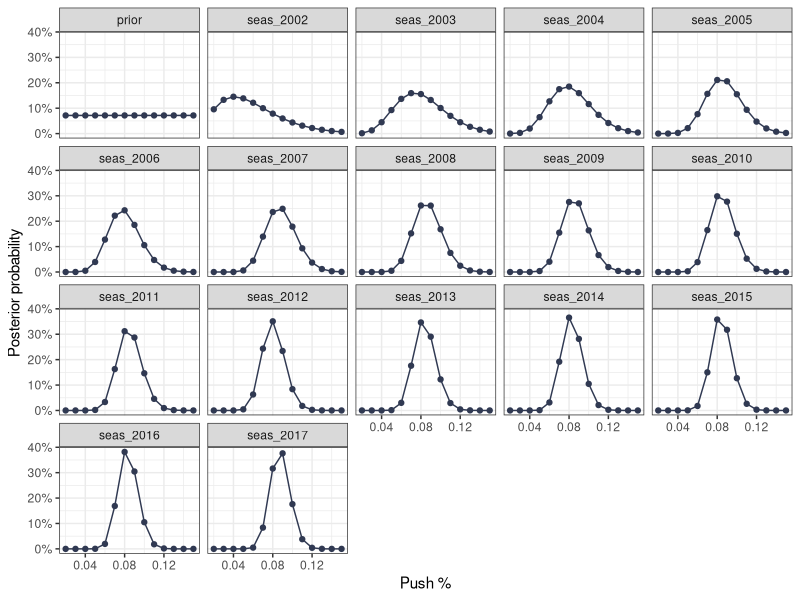
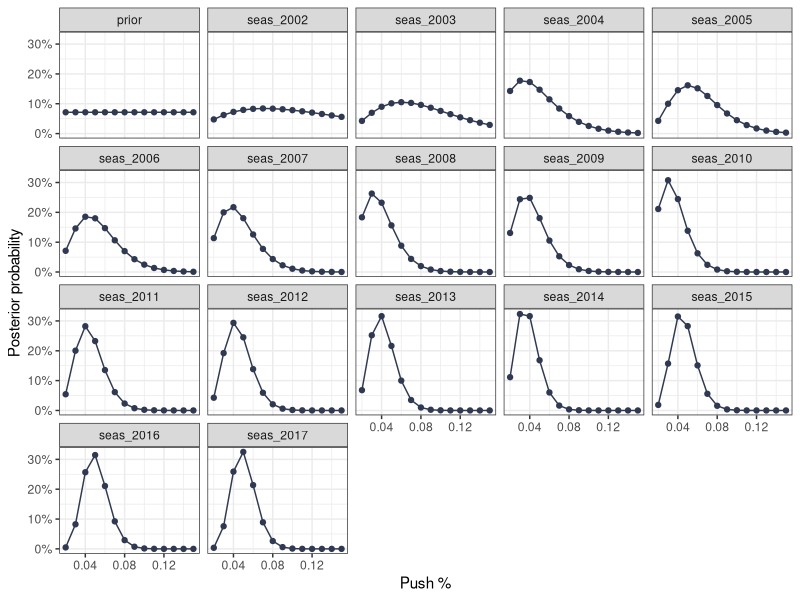
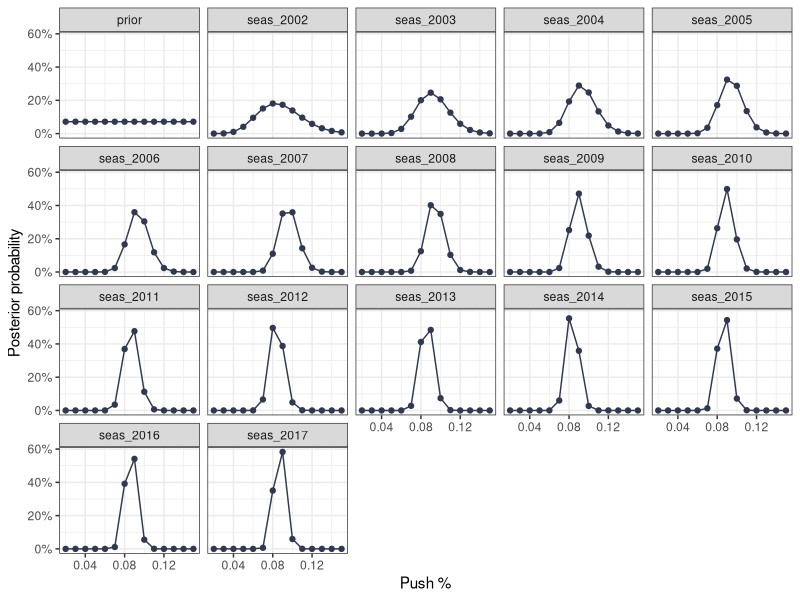
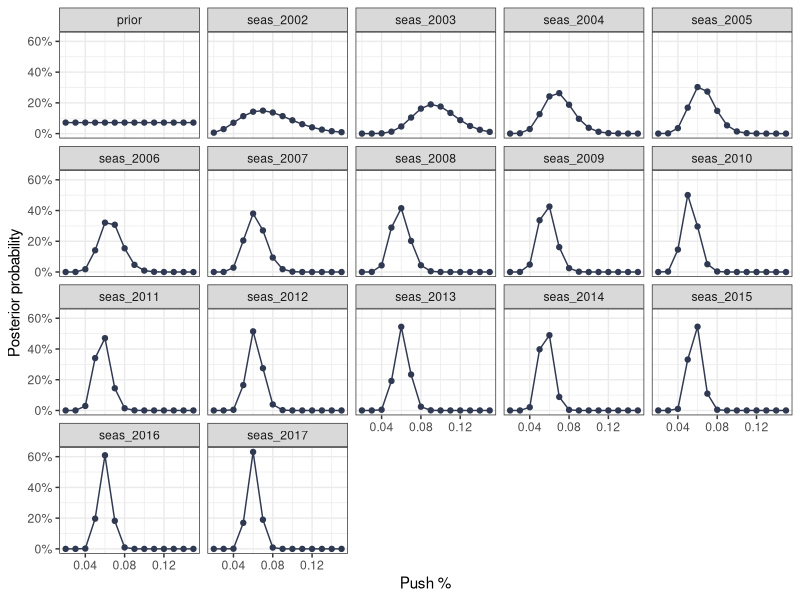

These figures' R source, in order:
library(tidyverse)
# foundations of this analysis comes 
# http://www.stat.cmu.edu/~ryurko/post/bayesian-baby-steps-intro/

nfl <- read_csv('data/nfl-book.csv')

get_push_results <- function(df, .ps, .wnd) {
  df %>%
    mutate(push_ps_home = (between(sprv, .ps - .wnd, .ps + .wnd) &
                             ((ptsh - ptsv) == .ps)),
           push_ps_away = (between(sprv, -.ps - .wnd, -.ps + .wnd) &
                             ((ptsv - ptsh) == .ps))) %>%
    group_by(seas) %>%
    summarise(
      games = n(),
      ps_h = sum(between(sprv, .ps - .wnd, .ps + .wnd)),
      ps_v = sum(between(sprv, -.ps - .wnd, -.ps + .wnd)),
      push_h = sum(push_ps_home),
      push_v = sum(push_ps_away)
    ) %>%
    ungroup() %>%
    mutate(ps_games = ps_h + ps_v,
           push_tot = push_h + push_v) %>%
    
    mutate(
      tot_ps_games = cumsum(ps_games),
      tot_push = cumsum(push_tot),
      tot_push_pct = tot_push / tot_ps_games
    ) %>%
    select(seas,
           games,
           ps_games,
           push_tot,
           tot_ps_games,
           tot_push,
           tot_push_pct)
  
}

# Point spreads to analyze
point_spreads <- seq(1, 14)

# Create push result dataframe and combine them (add new column for spread)
push_results <- map(point_spreads,
                    ~ get_push_results(nfl, .x, 0) %>%
                      add_column(ps = .x, .before = 1, )) %>%
  bind_rows()

# Get seasons for column names
seasons <- paste0('seas_', unique(nfl$seas))

# create grid search space
p_grid <- seq(0.02, .15, .01)
n <- length(p_grid)

# Calculate value of push in grid space
calc_push_val <- function(df, p_grid) {
  map_dfc(c(1:nrow(df)),
          function(x) {
            prior <- rep(1, length(p_grid))
            likelihood <- dbinom(
              x = df$tot_push[x],
              size = df$tot_ps_games[x],
              prob = p_grid
            )
            bayes_numerator <- likelihood * prior
            posterior <-
              bayes_numerator / sum(bayes_numerator)
            result <- data_frame(posterior)
            return(result)
          })
  
}

# Plot cum probability
plot_push_probs <- function(df, p_grid){
  n <- length(p_grid)
  data.frame(p_grid = p_grid,
             prior = rep(1/n, n)) %>% 
    bind_cols(df) %>% 
    gather(key , val, -p_grid) %>% 
    ggplot(aes(p_grid, val)) +
    geom_point(col = '#303952') +
    geom_line(col = '#303952') + 
    scale_y_continuous(labels = scales::percent_format()) +
    facet_wrap(~key) +
    labs(x = 'Push %', 
         y = 'Posterior probability'
    ) +
    theme_bw()
}

# filter push results for point spread of 3
three <- filter(push_results, ps == 3)
seven <- filter(push_results, ps == 7)

get_push_estimates <- function(df, p_grid) {
  pushes <- calc_push_val(df, p_grid) %>%
    set_names(seasons)
  
  plot_push_probs(pushes, p_grid)
  
}

get_push_estimates(three, p_grid)
get_push_estimates(seven, p_grid)

p_grid[which.max(calc_push_val(three, p_grid)[n] %>% pull())]
p_grid[which.max(calc_push_val(seven, p_grid)[n] %>% pull())]


# Using Window of two points
push_results <- map(point_spreads,
                    ~ get_push_results(nfl, .x, 2) %>%
                      add_column(ps = .x, .before = 1, )) %>%
  bind_rows()


three <- filter(push_results, ps == 3)
seven <- filter(push_results, ps == 7)

get_push_estimates(three, p_grid)
get_push_estimates(seven, p_grid)



# windowing adds another percentage to the likelihood of a push
p_grid[which.max(calc_push_val(three, p_grid)[n] %>% pull())]
p_grid[which.max(calc_push_val(seven, p_grid)[n] %>% pull())]


# Using non-flat priors
ps_priors <- push_results %>%
  group_by(ps) %>%
  summarise(
    min = min(tot_push_pct),
    med = median(tot_push_pct),
    max = max(tot_push_pct)
  )

# to be cont...
